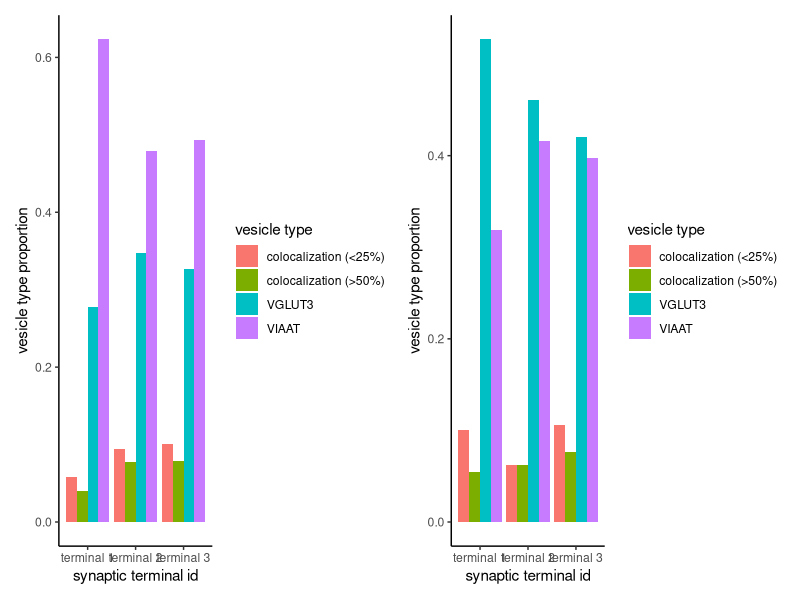

The R script that drew this image:
library(tidyverse)
library(ggplot2)
library(patchwork)

dataset_one <- read.csv("synaptic_terminal_data_one.csv")

dataset_two <- read.csv("synaptic_terminal_data_two.csv")

dataset_one_normalized <- dataset_one |> 
  group_by(synaptic.terminal.id) |> 
  mutate(total_vesicles = sum(count),
         proportion = count / total_vesicles) |> 
  ungroup()
  

dataset_two_normalized <- dataset_two |> 
  group_by(synaptic.terminal.id) |> 
  mutate(total_vesicles = sum(count),
         proportion = count / total_vesicles) |> 
  ungroup()
  

cell_one <- ggplot(dataset_one_normalized, aes(synaptic.terminal.id, proportion, fill = synaptic.vesicle.type)) +
  geom_col(position = "dodge") +
  labs(
    x = "synaptic terminal id",
    y = "vesicle type proportion",
    fill = "vesicle type"
  ) +
  theme_classic()

cell_two <- ggplot(dataset_two_normalized, aes(synaptic.terminal.id, proportion, fill = synaptic.vesicle.type)) +
  geom_col(position = "dodge") +
  labs(
    x = "synaptic terminal id",
    y = "vesicle type proportion",
    fill = "vesicle type"
  ) +
  theme_classic()

cell_one + cell_two
         
